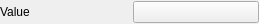
<?xml version="1.0" encoding="UTF-8"?>
<ui version="4.0">
 <class>ColorProperty</class>
 <widget class="QWidget" name="ColorProperty">
  <property name="geometry">
   <rect>
    <x>0</x>
    <y>0</y>
    <width>259</width>
    <height>24</height>
   </rect>
  </property>
  <property name="windowTitle">
   <string notr="true">Form</string>
  </property>
  <layout class="QHBoxLayout" name="horizontalLayout">
   <property name="leftMargin">
    <number>0</number>
   </property>
   <property name="topMargin">
    <number>0</number>
   </property>
   <property name="rightMargin">
    <number>0</number>
   </property>
   <property name="bottomMargin">
    <number>0</number>
   </property>
   <item>
    <widget class="QLabel" name="label">
     <property name="text">
      <string>Value</string>
     </property>
    </widget>
   </item>
   <item>
    <widget class="QPushButton" name="colorButton">
     <property name="text">
      <string/>
     </property>
    </widget>
   </item>
  </layout>
 </widget>
 <resources/>
 <connections/>
</ui>
